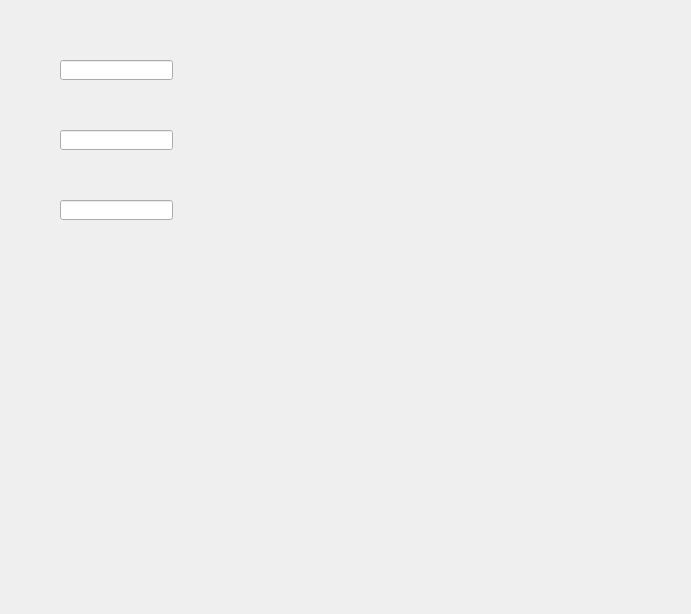
<?xml version="1.0" encoding="UTF-8"?>
<ui version="4.0">
 <class>set_over_limit_set</class>
 <widget class="QWidget" name="set_over_limit_set">
  <property name="geometry">
   <rect>
    <x>0</x>
    <y>0</y>
    <width>691</width>
    <height>614</height>
   </rect>
  </property>
  <property name="windowTitle">
   <string>Form</string>
  </property>
  <widget class="QFrame" name="frame">
   <property name="geometry">
    <rect>
     <x>0</x>
     <y>0</y>
     <width>691</width>
     <height>614</height>
    </rect>
   </property>
   <property name="frameShape">
    <enum>QFrame::NoFrame</enum>
   </property>
   <property name="frameShadow">
    <enum>QFrame::Plain</enum>
   </property>
   <widget class="MyLineEdit" name="edit_0">
    <property name="geometry">
     <rect>
      <x>60</x>
      <y>60</y>
      <width>113</width>
      <height>20</height>
     </rect>
    </property>
   </widget>
   <widget class="MyLineEdit" name="edit_1">
    <property name="geometry">
     <rect>
      <x>60</x>
      <y>130</y>
      <width>113</width>
      <height>20</height>
     </rect>
    </property>
   </widget>
   <widget class="MyLineEdit" name="edit_2">
    <property name="geometry">
     <rect>
      <x>60</x>
      <y>200</y>
      <width>113</width>
      <height>20</height>
     </rect>
    </property>
   </widget>
  </widget>
 </widget>
 <customwidgets>
  <customwidget>
   <class>MyLineEdit</class>
   <extends>QLineEdit</extends>
   <header>mylineedit.h</header>
  </customwidget>
 </customwidgets>
 <resources/>
 <connections/>
</ui>
